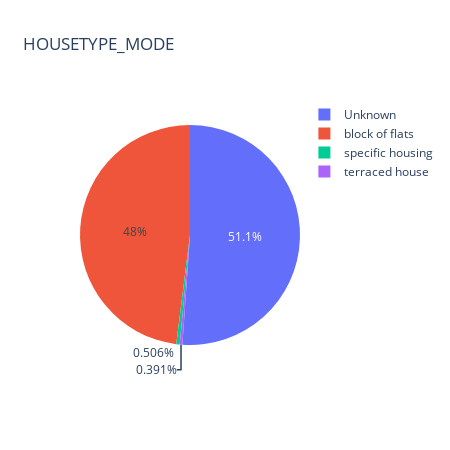

Notebook code for this chart:
### Code cell
fig = px.pie(hanh, values=hanh['HOUSETYPE_MODE'].value_counts(), 
             names=hanh['HOUSETYPE_MODE'].value_counts().index, title='HOUSETYPE_MODE', width=450, height=450)
fig.show()

### Figure 1 — Plotly figure (JSON) as saved in the notebook; plotly's stock layout.template omitted (floating-point values rounded to 4 significant figures)
{"data": [{"domain": {"x": [0, 1], "y": [0, 1]}, "hovertemplate": "label=%{label}<br>value=%{value}<extra></extra>", "labels": ["Unknown", "block of flats", "specific housing", "terraced house"], "legendgroup": "", "name": "", "showlegend": true, "type": "pie", "values": [142651, 133982, 1413, 1092]}], "layout": {"height": 450, "legend": {"tracegroupgap": 0}, "title": {"text": "HOUSETYPE_MODE"}, "width": 450}}
